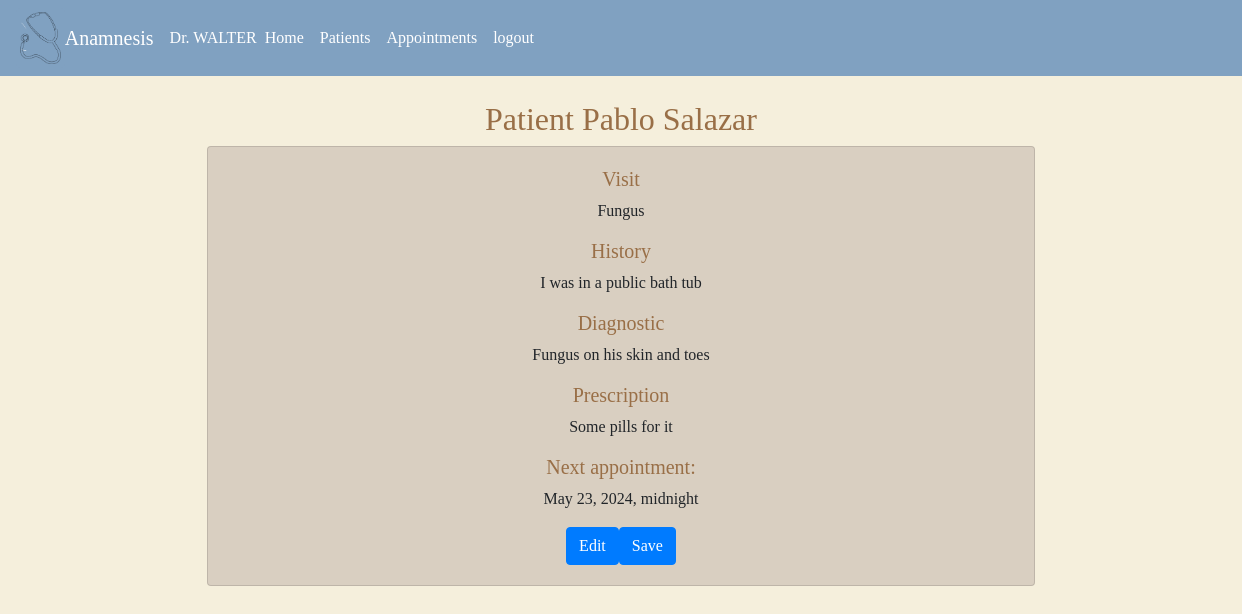
/fileview/4 (signed in), run on the app's committed database.
### anamnesis/models.py (models this page shows)
class User(AbstractUser):
    pass

class Patienthistory(models.Model):
    patient = models.ForeignKey(Patient, on_delete=models.CASCADE, blank=True, null=True, related_name="patient_history")
    date = models.DateTimeField() #date the file was created
    diagnostic =models.CharField(max_length=500, blank=True, null=True)
    history =models.CharField(max_length=500, blank=True, null=True) # Explanation of the symptoms
    prescription = models.CharField(max_length=500, blank=True, null=True)
    visit = models.CharField(max_length=30, blank=True, null=True) # Reason the patient is visiting
    nextappointment = models.DateTimeField(null=True, blank=True)

class Patient(models.Model):
    doctor = models.ForeignKey(User, on_delete=models.CASCADE, blank=True, null=True, related_name="patients")
    name = models.CharField(max_length=25, blank=True)
    lastname = models.CharField(max_length=25, blank=True)
    address = models.CharField(max_length=50, blank=True, null=True)
    city = models.CharField(max_length=30, blank=True, null=True)
    state = models.CharField(max_length=20, blank=True, null=True)
    phonenumber = models.CharField(max_length=15, blank=True, null=True)
    date = models.DateTimeField(null=True)
    familyBackground = models.CharField(max_length=500, blank=True, null=True)
    personalBackground = models.CharField(max_length=500, blank=True, null=True)
    def __str__(self):
        return f"Patient {self.name} {self.lastname}"

### anamnesis/views.py (the view)
# urls.py: path("fileview/<int:file_id>", views.fileview, name="fileview"),
def fileview(request, file_id):
    fileofpatient = Patienthistory.objects.get(pk=file_id)
    return render(request, "anamnesis/fileview.html", {
        "fileofpatient": fileofpatient,
    })

### anamnesis/templates/anamnesis/fileview.html (shortened to what this page needs)
{% extends "anamnesis/layout.html" %}
{% load static %}
{% block body %}
{% if user.is_authenticated %}
<a href="{% url 'file' fileofpatient.patient.id%}"><h2 class="mt-4" style="text-align: center;">{{fileofpatient.patient}}</h2></a>
        <div class="card container col-sm-8" style="text-align: center;">
            <div class="card-body">
                <h5 class="card-title mb-2">Visit</h5>
                <p class="card-text">{{fileofpatient.visit}}</p>
                <h5 class="card-subtitletitle mb-2">History</h5>
                <p class="card-text">{{fileofpatient.history}}</p>
                <h5 class="card-title mb-2">Diagnostic</h5>
                <p id="diagnostic_{{fileofpatient.id}}" class="card-text">{{fileofpatient.diagnostic}}</p>
                <h5 class="card-title mb-2">Prescription</h5>
                <p id="prescription_{{fileofpatient.id}}" class="card-text">{{fileofpatient.prescription}}</p>
                <h5 class="card-title mb-2">Next appointment:</h5>
                <p id="nextappointment_{{fileofpatient.id}}" class="card-text">{{fileofpatient.nextappointment}}</p>
                <button type="button" class="btn btn-primary" onclick="edit({{fileofpatient.id}})">Edit</button><button type="button" class="btn btn-primary" onclick="save({{fileofpatient.id}})">Save</button>
            </div>
        </div>
{% else %}
<h1>403  You do not have access. Log in</h1>
{% endif %}
{% endblock %}

### anamnesis/templates/anamnesis/layout.html (shortened to what this page needs)
{% load static %}
<!DOCTYPE html>
<html lang="en">
    <head>
        <link rel="stylesheet" href="https://stackpath.bootstrapcdn.com/bootstrap/4.4.1/css/bootstrap.min.css">
        <link href="{% static 'anamnesis/styles.css' %}" rel="stylesheet">
    </head>
    <body>
        {% if user.is_authenticated %}
            <nav class="navbar navbar-expand-lg navbar-dark">
                <img src="{% static 'anamnesis/images/stethoscope.png' %}" alt="stethoscope" class="img-thumbnail text-center imageNav"> <a class="navbar-brand" href="{% url 'index' %}">Anamnesis</a><a class="nav-item" >Dr. {{request.user | upper}}</a>
                <div class="collapse navbar-collapse" id="navbarSupportedContent">
                    <ul class="navbar-nav mr-auto">
                        <li class="nav-item active">
                            <a class="nav-link" href="{% url 'index' %}">Home</a>
                        </li>
                        <li class="nav-item active">
                            <a class="nav-link" href="{% url 'patient' %}">Patients</a>
                        </li>
                        <li class="nav-item active">
                            <a class="nav-link" href="{% url 'appointments' %}">Appointments</a>
                        </li>
                        <li class="nav-item active">
                            <a class="nav-link" href="{% url 'logout' %}">logout</a>
                        </li>
                    </ul>
                </div>
            </nav>
        {% endif %}
        {% block body %}
        {% endblock %}
</html>

### anamnesis/static/anamnesis/styles.css (style rules this page uses)
body { position: relative; background-color: rgb(245, 239, 220); font-family: "Calibri"; }
.card { margin-top: 8px; margin-bottom: 6px; background-color: #d9cfc1; }
h2 { color:#996f47; text-align: center; }
h5 { color:#996f47; }
.imageNav { background-color: rgb(128, 161, 193); border: none; width:auto; height: 60px; }
nav { width: 100%; box-sizing: content-box; overflow: scroll; background-color: rgb(128, 161, 193); color: white; }
ul { list-style-type: none; }

### data on the page
User: user "WALTER"
Patienthistory: patient "Patient Pablo Salazar", visit "Fungus", history "I was in a public bath tub", diagnostic "Fungus on his skin and toes", prescription "Some pills for it", nextappointment "May 23, 2024, midnight"
